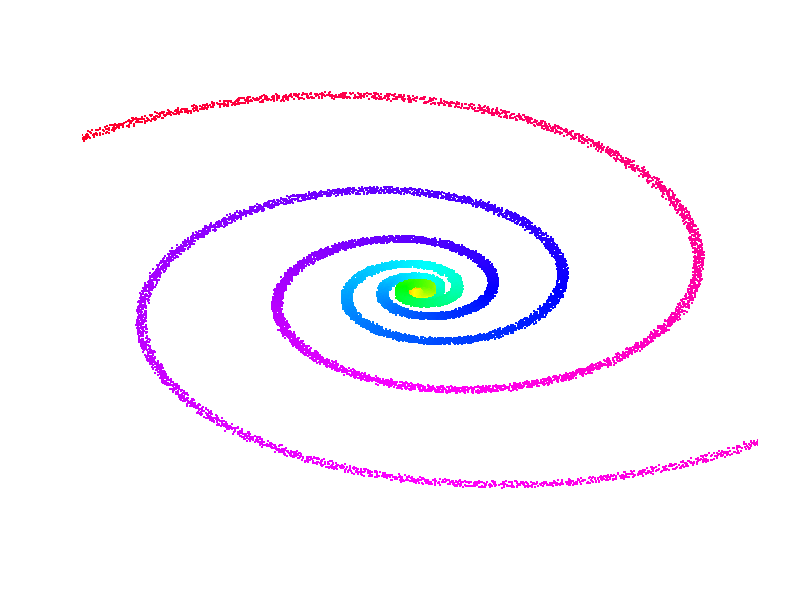

Generate this figure with R:
n<-20000 # number of points to plot
t<-0.20944 #12 Degrees converted to radians
theta<-seq(0,9*pi,length.out = n) # a vector of size 1e3 of theta values

r<-exp(1)^((theta)*tan(t))# parametric equation in polar coordinates
x<-r*cos(theta) # convert from polar to Cartesian coordinates
y<-r*sin(theta) # convert from polar to Cartesian coordinates
plot(jitter(x,amount = 4),jitter(y,amount = 5),col=rainbow(n),pch=".",lwd=1,xlab="",
         ylab="",axes=FALSE,asp=0.5,xlim=c(-240,240),ylim=c(-240,240), cex=2)

u<-exp(1)^((theta+pi)*tan(t))# parametric equation in polar coordinates
x<-u*cos(theta) # convert from polar to Cartesian coordinates
y<-u*sin(theta) # convert from polar to Cartesian coordinates
points(jitter(x,amount = 4), jitter(y,amount = 5), pch=".", col=rainbow(n), xlab="",
       ylab="", cex=2)
